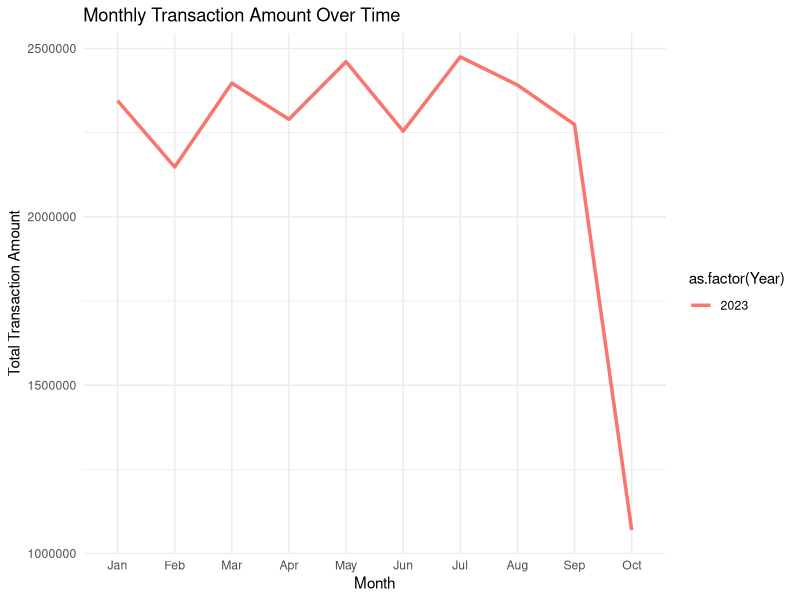
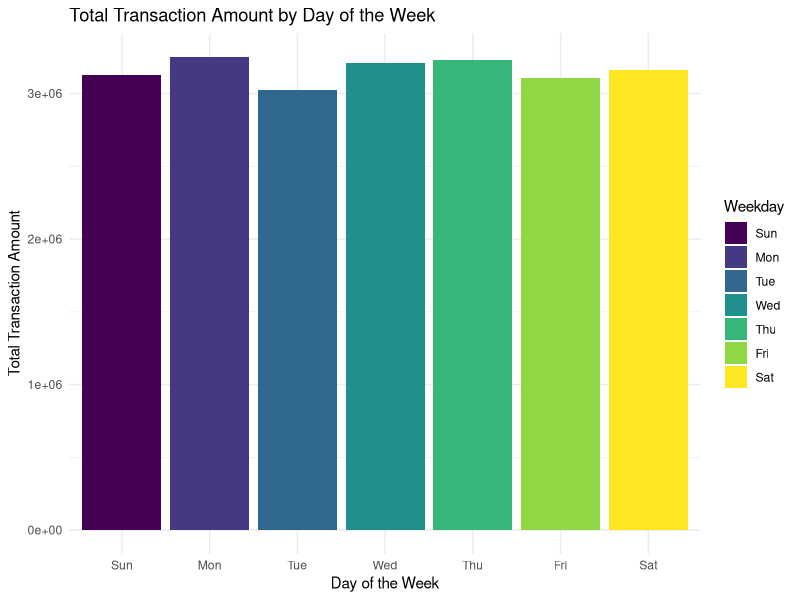
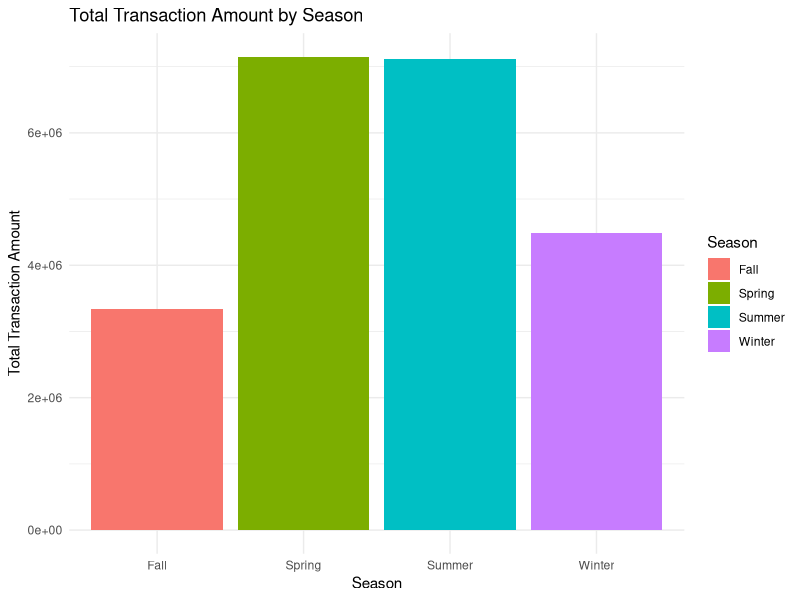

Source code (R) for these figures, in order:
# Load necessary libraries
library(dplyr)
library(ggplot2)
library(lubridate)

setwd("/Users/suryareddy/Desktop/Data_Analyst_Projects/Customer_Segmentation/")
# Load the dataset
data <- read.csv("customer_data.csv")

# Check the structure of the dataset
str(data)

# Convert 'Transaction Date' to date format
data$Transaction.Date <- as.Date(data$Transaction.Date, format = "%Y-%m-%d")

# Create time components
data <- data %>%
  mutate(Month = month(Transaction.Date, label = TRUE),  # Extract the month
         Weekday = wday(Transaction.Date, label = TRUE),  # Extract the day of the week
         Year = year(Transaction.Date),                  # Extract the year
         Quarter = quarter(Transaction.Date),            # Extract the quarter
         Season = case_when(
           Month %in% c("Dec", "Jan", "Feb") ~ "Winter",
           Month %in% c("Mar", "Apr", "May") ~ "Spring",
           Month %in% c("Jun", "Jul", "Aug") ~ "Summer",
           TRUE ~ "Fall"  # Sep, Oct, Nov
         ))

# 1. Total transaction amounts by month
monthly_spending <- data %>%
  group_by(Year, Month) %>%
  summarise(Total_Transaction_Amount = sum(Transaction.Amount, na.rm = TRUE),
            Transaction_Count = n())

# Print the monthly spending data
print(monthly_spending)

# 2. Total transaction amounts by weekday
weekday_spending <- data %>%
  group_by(Weekday) %>%
  summarise(Total_Transaction_Amount = sum(Transaction.Amount, na.rm = TRUE),
            Transaction_Count = n())

# Print the weekday spending data
print(weekday_spending)

# 3. Total transaction amounts by season
seasonal_spending <- data %>%
  group_by(Year, Season) %>%
  summarise(Total_Transaction_Amount = sum(Transaction.Amount, na.rm = TRUE),
            Transaction_Count = n())

# Print the seasonal spending data
print(seasonal_spending)

# 4. Visualization: Monthly transaction amounts
ggplot(monthly_spending, aes(x = Month, y = Total_Transaction_Amount, group = Year, color = as.factor(Year))) +
  geom_line(size = 1.2) +
  labs(title = "Monthly Transaction Amount Over Time",
       x = "Month",
       y = "Total Transaction Amount") +
  theme_minimal()

# 5. Visualization: Weekly transaction amounts
ggplot(weekday_spending, aes(x = Weekday, y = Total_Transaction_Amount, fill = Weekday)) +
  geom_bar(stat = "identity") +
  labs(title = "Total Transaction Amount by Day of the Week",
       x = "Day of the Week",
       y = "Total Transaction Amount") +
  theme_minimal()

# 6. Visualization: Seasonal transaction amounts
ggplot(seasonal_spending, aes(x = Season, y = Total_Transaction_Amount, fill = Season)) +
  geom_bar(stat = "identity") +
  labs(title = "Total Transaction Amount by Season",
       x = "Season",
       y = "Total Transaction Amount") +
  theme_minimal()
